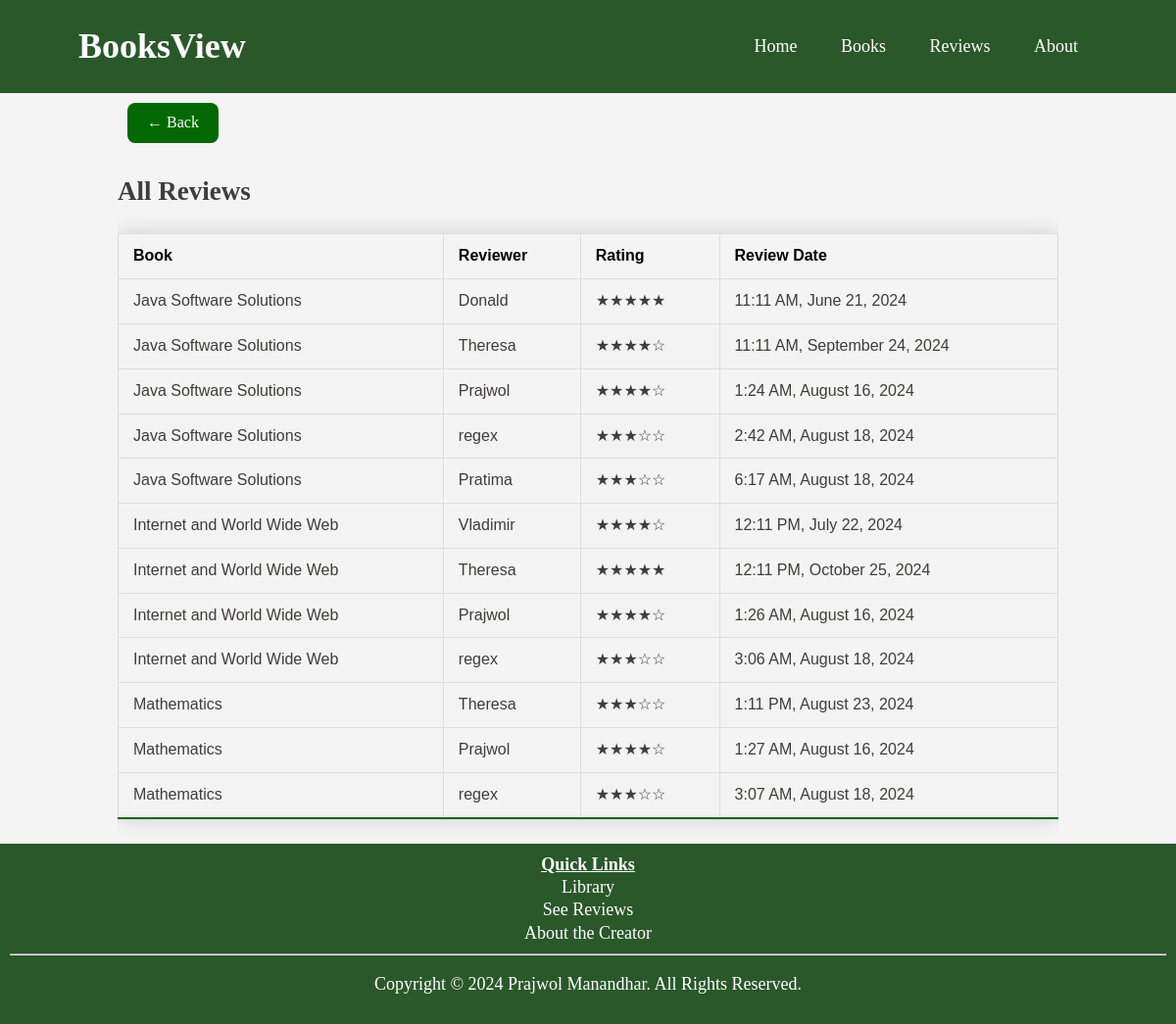
Screenshot of /reviews.php with the database file from the repository.
### tables this page shows
CREATE TABLE `report` (
  `bookId` varchar(10) NOT NULL,
  `reviewerId` varchar(10) NOT NULL,
  `rating` int(11) DEFAULT 1,
  `reviewDate` datetime DEFAULT NULL
);

CREATE TABLE `book` (
  `bookId` varchar(10) NOT NULL,
  `title` varchar(100) NOT NULL,
  `imageLocation` varchar(100) NOT NULL,
  `year` int(4) NOT NULL,
  `description` varchar(100) NOT NULL
);

CREATE TABLE `reviewer` (
  `reviewerId` varchar(10) NOT NULL,
  `reviewerName` varchar(50) NOT NULL
);

### reviews.php (the view, shortened to what this page needs)
<?php
$host = 'localhost';
$user = 'root';
$pass = '';
$dbname = 'bookreview';
$connection = mysqli_connect($host, $user, $pass, $dbname);
$reviewQuery = 'SELECT report.*, book.title, reviewer.reviewerName
                FROM report
                JOIN book ON report.bookId = book.bookId
                JOIN reviewer ON report.reviewerId = reviewer.reviewerId';
$result = mysqli_query($connection, $reviewQuery);
$reviews = mysqli_fetch_all($result, MYSQLI_ASSOC);
?>
<!DOCTYPE html>
<html lang="en">
<head>
    <link rel="stylesheet" href="./styles/style.css">
</head>
<body class="reviewsPage">
    <?php include 'layout/header.php'; ?>
    <div class="review-container">
        <div class="back-button">
            <a href="reviewForm.php" class="general_button">&larr; Back</a>
        </div>
        <h2>All Reviews</h2>
        <table class="styled-table">
            <thead>
                <tr>
                    <th>Book</th>
                    <th>Reviewer</th>
                    <th>Rating</th>
                    <th>Review Date</th>
                </tr>
            </thead>
            <tbody>
                <?php foreach ($reviews as $review) { ?>
                    <tr>
                        <td><?php echo htmlspecialchars($review['title']); ?></td>
                        <td><?php echo htmlspecialchars($review['reviewerName']); ?></td>
                        <td><?php echo str_repeat('★', $review['rating']) . str_repeat('☆', 5 - $review['rating']); ?></td>
                        <td>
                            <?php
                            $date = new DateTime($review['reviewDate']);
                            $formattedDate = $date->format('g:i A, F j, Y');
                            echo $formattedDate;
                            ?>
                        </td>
                    </tr>
                <?php } ?>
            </tbody>
        </table>
    </div>
    <?php include 'layout/footer.php'; ?>
</body>
</html>

### styles/style.css (style rules this page uses)
body { margin: 0; padding: 0; background-color: #f4f4f4; line-height: 1.6; font: 112.5%/1.3 "ltc-bodoni-175", serif; color: #3f3d3a; }
html, body { height: 100%; margin: 0; }
.container, .review-container, .about-container, .books-container { width: 80%; min-height: 80%; margin: auto; overflow: hidden; }
table { width: 100%; margin: 20px 0; border-collapse: collapse; }
th, td { border: 1px solid #ddd; padding: 8px; text-align: left; }
th { background-color: #f4f4f4; }
.general_button { background-color: #036a03; border: none; color: white; padding: 10px 20px; text-align: center; text-decoration: none; display: inline-block; font-size: 1rem; border-radius: 8px; margin: 10px; transition: background-color 0.3s, transform 0.2s, box-shadow 0.2s; }
.styled-table { width: 100%; border-collapse: collapse; margin: 25px 0; font-size: 1rem; font-family: "Arial", sans-serif; box-shadow: 0 0 20px rgba(0, 0, 0, 0.15); }
.styled-table thead { color: #020202; text-align: left; }
.styled-table th, .styled-table td { padding: 12px 15px; border: 1px solid #ddd; }
.styled-table tbody tr { border-bottom: 1px solid #dddddd; }
.styled-table tbody tr:nth-of-type(even) { background-color: #f3f3f3; }
.styled-table tbody tr:last-of-type { border-bottom: 2px solid #036a03; }
.back-button a.general_button { background-color: #036a03; color: white; padding: 10px 20px; text-align: center; text-decoration: none; display: inline-block; font-size: 1rem; border-radius: 8px; margin: 10px; transition: background-color 0.3s, transform 0.2s, box-shadow 0.2s; border: none; box-shadow: none; }

### rows the page displays
report: bookId.title "Java Software Solutions", reviewerId.reviewerName "Donald", rating "★★★★★", reviewDate "11:11 AM, June 21, 2024"
report: bookId.title "Java Software Solutions", reviewerId.reviewerName "Theresa", rating "★★★★", rating "☆", reviewDate "11:11 AM, September 24, 2024"
report: bookId.title "Java Software Solutions", reviewerId.reviewerName "Prajwol", rating "★★★★", rating "☆", reviewDate "1:24 AM, August 16, 2024"
report: bookId.title "Java Software Solutions", reviewerId.reviewerName "regex", rating "★★★", rating "☆☆", reviewDate "2:42 AM, August 18, 2024"
report: bookId.title "Java Software Solutions", reviewerId.reviewerName "Pratima", rating "★★★", rating "☆☆", reviewDate "6:17 AM, August 18, 2024"
report: bookId.title "Internet and World Wide Web", reviewerId.reviewerName "Vladimir", rating "★★★★", rating "☆", reviewDate "12:11 PM, July 22, 2024"
report: bookId.title "Internet and World Wide Web", reviewerId.reviewerName "Theresa", rating "★★★★★", reviewDate "12:11 PM, October 25, 2024"
report: bookId.title "Internet and World Wide Web", reviewerId.reviewerName "Prajwol", rating "★★★★", rating "☆", reviewDate "1:26 AM, August 16, 2024"
report: bookId.title "Internet and World Wide Web", reviewerId.reviewerName "regex", rating "★★★", rating "☆☆", reviewDate "3:06 AM, August 18, 2024"
report: bookId.title "Mathematics", reviewerId.reviewerName "Theresa", rating "★★★", rating "☆☆", reviewDate "1:11 PM, August 23, 2024"
report: bookId.title "Mathematics", reviewerId.reviewerName "Prajwol", rating "★★★★", rating "☆", reviewDate "1:27 AM, August 16, 2024"
report: bookId.title "Mathematics", reviewerId.reviewerName "regex", rating "★★★", rating "☆☆", reviewDate "3:07 AM, August 18, 2024"
